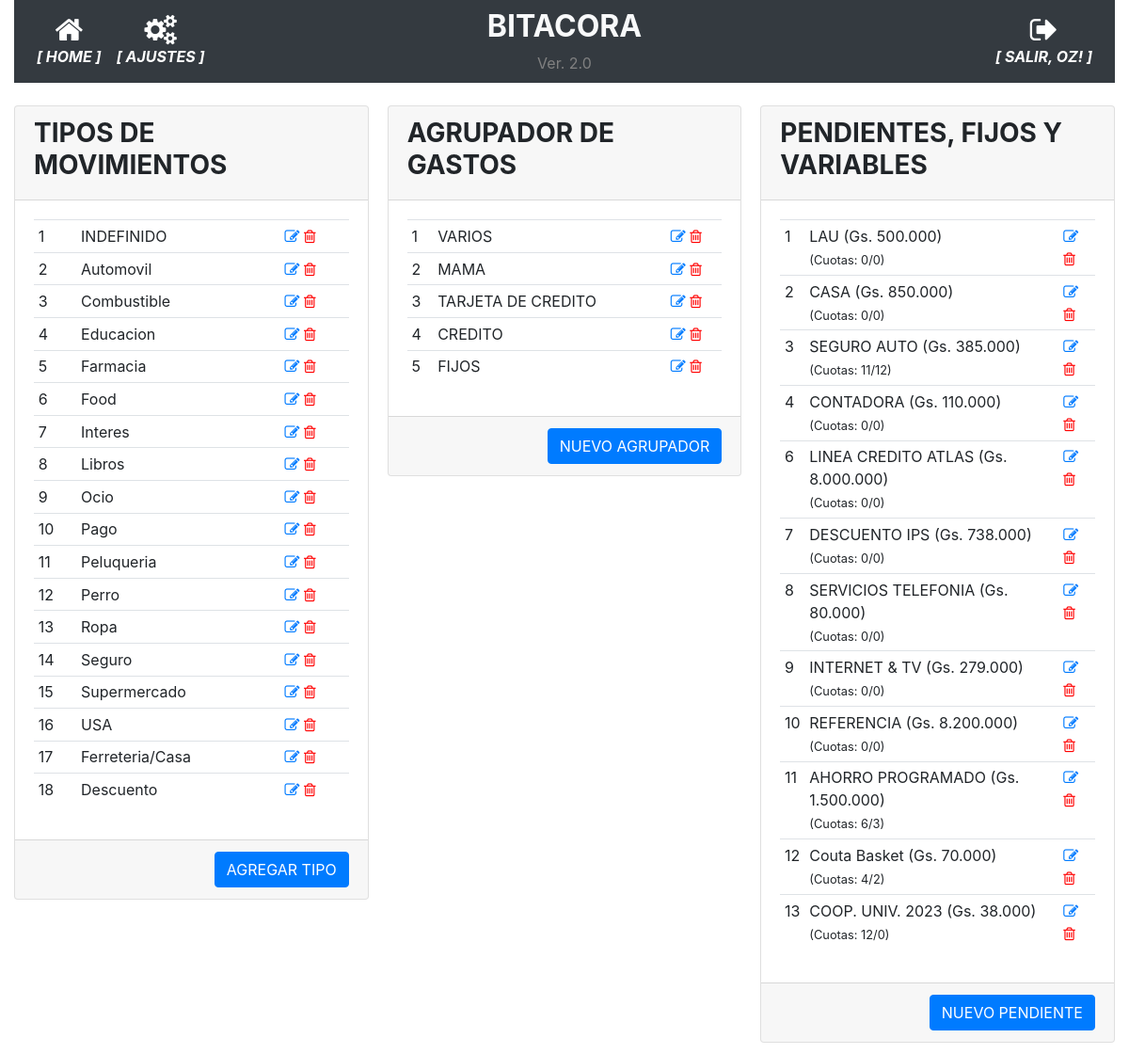
Before: /parametrico (signed in) with the older database file.
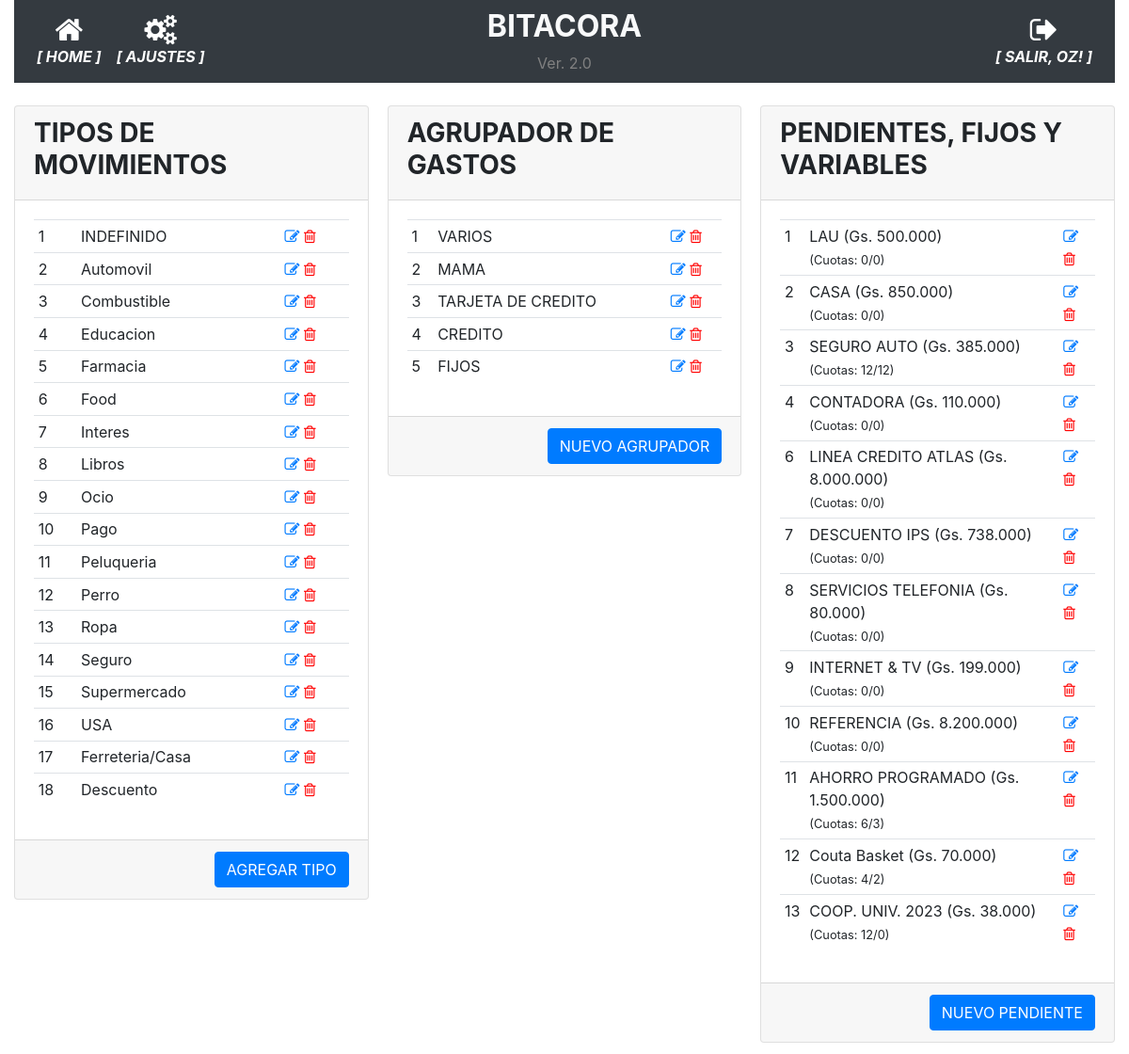
After: the same page with the newer database file.
### app/models.py (models this page shows, shortened)
class User(UserMixin, db.Model):
    id = db.Column(db.Integer, primary_key=True)
    username = db.Column(db.String(64), index=True, unique=True)
    email = db.Column(db.String(120), index=True, unique=True)
    password_hash = db.Column(db.String(128))
    perfil = db.Column(db.String(128))

class TiposMovimiento(db.Model):
    __tablename__='tipos_movimiento'
    id = db.Column(db.Integer, primary_key=True)
    tipo = db.Column(db.String(100), nullable=False)

class AgrupadorGastos(db.Model):
    __tablename__='agrupador_gastos'
    id = db.Column(db.Integer, primary_key=True)
    agrupador = db.Column(db.String(100), nullable=False)

class DeudasPendientes(db.Model):
    __tablename__='deudas_pendientes'
    id = db.Column(db.Integer, primary_key=True)
    descripcion = db.Column(db.String(100), nullable=False)
    monto = db.Column(db.Integer)
    estado = db.Column(db.Boolean, server_default=u'False')
    cuotas = db.Column(db.Integer)
    cuotas_pagadas = db.Column(db.Integer)
    id_agrupador = db.Column(db.Integer, nullable=True)

### app/routes.py (the view)
@app.route('/parametrico', methods=['GET', 'POST'])
@login_required
def parametrico():
    tipos_movimiento = TiposMovimiento.query.all()
    agrupador_gastos = AgrupadorGastos.query.all()
    gastos_fijos = DeudasPendientes.query.all()
    return render_template('parametrico.html', tipos_movimiento=tipos_movimiento, agrupador_gastos=agrupador_gastos, gastos_fijos=gastos_fijos)

### app/models.py (called while the page is built)
@login.user_loader
def load_user(id):
    return User.query.get(int(id))

### app/templates/parametrico.html
{% extends "base.html" %}
{% block main %}
<div class="card-columns">
    <div class="card">
        <div class="card-header">
            <h3><strong>TIPOS DE MOVIMIENTOS</strong></h3>
        </div>
        <div class="card-body">
            <div>
                <table class="table table-sm">
                    {% for tipo in tipos_movimiento %}
                    <tr>
                        <td>{{ tipo.id }}</td>
                        <td>{{ tipo.tipo }}</td>
                        <td class="align-self-end">
                            <a href="{{ url_for('modificar_parametrico', parametrico_id=tipo.id, origen='TIPOS') }}"><i class="fa fa-pencil-square-o"></i></a>
                            <a href="{{ url_for('borrar_parametrico', parametrico_id=tipo.id, origen='TIPOS') }}" style="color:red"><i class="fa fa-trash-o"></i></a>
                        </td>
                    </tr>
                    {% endfor %}
                </table>
            </div>
        </div>
        <div class="card-footer text-muted text-right">
            <a href="{{ url_for('nuevo_parametrico', origen='TIPOS') }}" class="btn btn-primary">AGREGAR TIPO</a>
        </div>
    </div>
    <div class="card">
        <div class="card-header">
            <h3><strong>AGRUPADOR DE GASTOS</strong></h3>
        </div>
        <div class="card-body">
            <div>
                <table class="table table-sm">
                    {% for agrupador in agrupador_gastos %}
                    <tr>
                        <td>{{ agrupador.id }}</td>
                        <td>{{ agrupador.agrupador }}</td>
                        <td class="align-self-end">
                            <a href="{{ url_for('modificar_parametrico', parametrico_id=agrupador.id, origen='AGRUPADORES') }}"><i class="fa fa-pencil-square-o"></i></a>
                            <a href="{{ url_for('borrar_parametrico', parametrico_id=agrupador.id, origen='AGRUPADORES') }}" style="color:red"><i class="fa fa-trash-o"></i></a>
                        </td>
                    </tr>
                    {% endfor %}
                </table>
            </div>
        </div>
        <div class="card-footer text-muted text-right">
            <a href="{{ url_for('nuevo_parametrico', origen='AGRUPADORES') }}" class="btn btn-primary">NUEVO AGRUPADOR</a>
        </div>
    </div>
    <div class="card">
        <div class="card-header">
            <h3><strong>PENDIENTES, FIJOS Y VARIABLES</strong></h3>
        </div>
        <div class="card-body">
            <div>
                <table class="table table-sm">
                    {% for fijo in gastos_fijos %}
                    <tr>
                        <td>{{ fijo.id }}</td>
                        <td>{{ fijo.descripcion }} ({{ "Gs. {:,.0f}".format(fijo.monto).replace(",", ".") }})<br><small>(Cuotas: {{ fijo.cuotas }}/{{ fijo.cuotas_pagadas }})</small></td>
                        <td class="align-self-end">
                            <a href="{{ url_for('modificar_pendiente', pendiente_id=fijo.id) }}"><i class="fa fa-pencil-square-o"></i></a>
                            <a href="{{ url_for('borrar_pendiente', pendiente_id=fijo.id) }}" style="color:red"><i class="fa fa-trash-o"></i></a>
                        </td>
                    </tr>
                    {% endfor %}
                </table>
            </div>
        </div>
        <div class="card-footer text-muted text-right">
            <a href="{{ url_for('nuevo_pendiente') }}" class="btn btn-primary">NUEVO PENDIENTE</a>
        </div>
    </div>
</div>
{% endblock %}

### app/templates/base.html (shortened to what this page needs)
<!doctype html>
<html lang="en">
  <head>
    <link rel="stylesheet" href="https://stackpath.bootstrapcdn.com/bootstrap/4.5.0/css/bootstrap.min.css">
    <link rel="stylesheet" href="https://maxcdn.bootstrapcdn.com/font-awesome/4.4.0/css/font-awesome.min.css">
  </head>
  <body>
    <div class="container-fluid">
      <nav class="navbar navbar-expand-md navbar-dark bg-dark">
        <div class="navbar-collapse collapse w-100 order-1 order-md-0 dual-collapse2">
            <ul class="navbar-nav mr-auto text-center">
              <li class="nav-item active">
                <a href="{{ url_for('index') }}" class="nav-link d-flex flex-column">
                <i class="fa fa-home fa-2x"></i>
                <span class="d-none d-sm-inline"><i><strong>[ HOME ]</strong></i></span></a>
              </li>
              <li class="nav-item active">
                <a href="{{ url_for('parametrico') }}" class="nav-link d-flex flex-column">
                <i class="fa fa-cogs fa-2x"></i>
                <span class="d-none d-sm-inline"><i><strong>[ AJUSTES ]</strong></i></span></a>
              </li>
            </ul>
        </div>
        <div class="mx-auto order-0 text-center">
            <h2 class="mx-auto text-light"><strong>BITACORA</strong></h2>
            <span style="color: grey">Ver. 2.0</span>
        </div>
        <div class="navbar-collapse collapse w-100 order-3 dual-collapse2">
            <ul class="navbar-nav ml-auto text-center">
              <li class="nav-item active">
                {% if current_user.is_anonymous %}
                  <a href="{{ url_for('logout') }}" class="nav-link d-flex flex-column">
                  <i class="fa fa-sign-in fa-2x"></i>
                  <span class="d-none d-sm-inline"><i><strong>[ ACCEDER ]</strong></i></span></a>
                {% else %}
                  <a href="{{ url_for('logout') }}" class="nav-link d-flex flex-column">
                  <i class="fa fa-sign-out fa-2x"></i>
                  <span class="d-none d-sm-inline"><i><strong>[ SALIR, {{ current_user.username | upper }}! ]</strong></i></span></a>
                {% endif %}
              </li>
            </ul>
        </div>
    </nav>
    <br>
      <div>
        {% block main %}{% endblock %}
      </div>
    </div>
  </body>
</html>

Changed rows visible on the page:
changed DeudasPendientes "SEGURO AUTO": cuotas "11" → "12"
changed DeudasPendientes "INTERNET & TV": monto "Gs. 279.000" → "Gs. 199.000"
